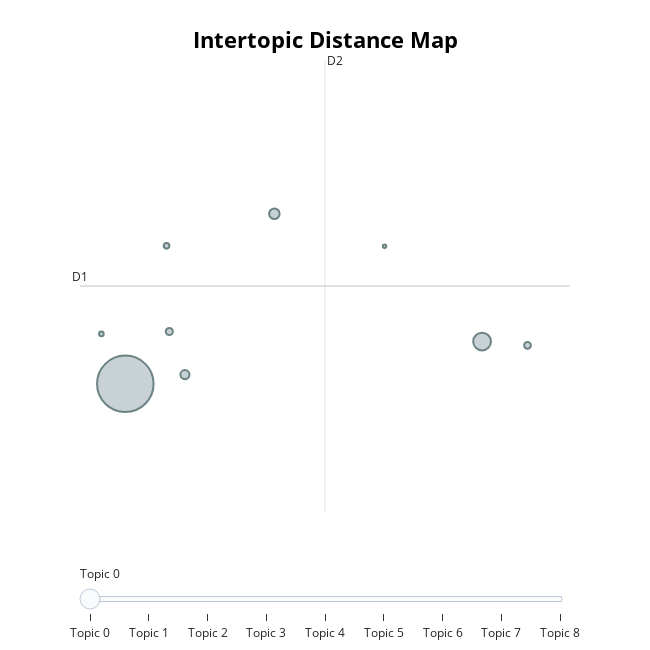
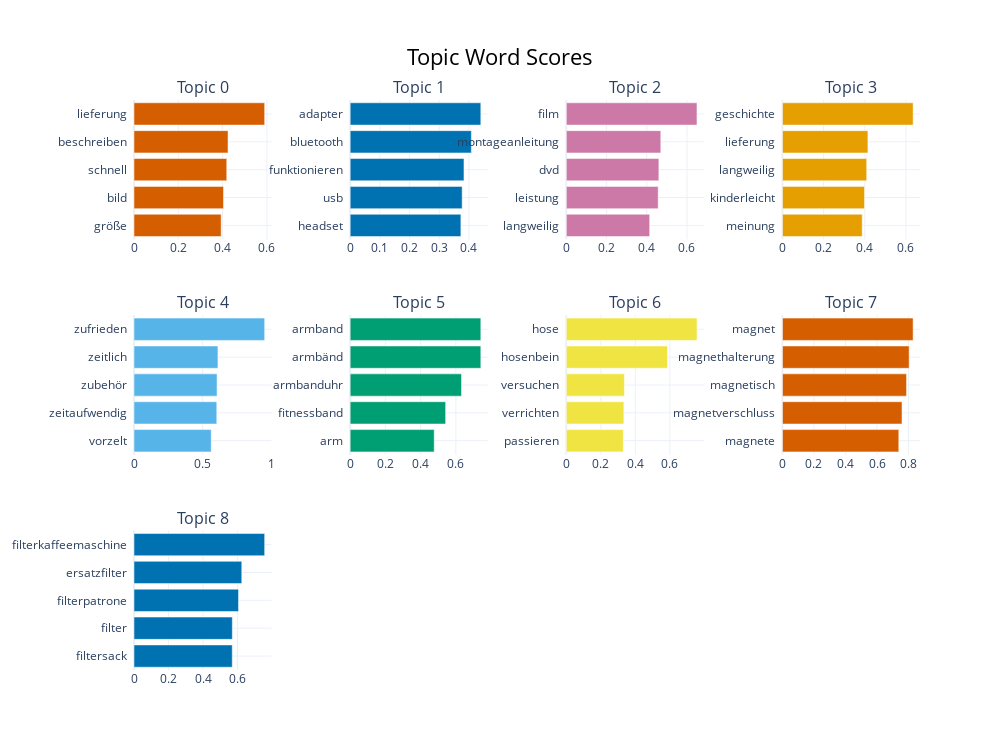

Here is the notebook cell these charts were saved with, in order:
### Markdown cell above
#### **Visualization of German topic space**

We visualize the German topics in a 2D projection to see how well-separated they are. In the bar chart, we can inspect particular words in those clusters along with their significance.

### Code cell
fig_map = topic_model_german.visualize_topics()
fig_map.show()

fig_bar = topic_model_german.visualize_barchart(top_n_topics=10)
fig_bar.show()

### Figure 1 — Plotly figure (JSON) as saved in the notebook; plotly's stock layout.template omitted (floating-point values rounded to 4 significant figures)
{"data": [{"customdata": [[0, "lieferung | beschreiben | schnell | bild | größe", 5684], [1, "adapter | bluetooth | funktionieren | usb | headset", 560], [2, "film | montageanleitung | dvd | leistung | langweilig", 199], [3, "geschichte | lieferung | langweilig | kinderleicht | meinung", 147], [4, "zufrieden | zeitlich | zubehör | zeitaufwendig | vorzelt", 90], [5, "armband | armbänd | armbanduhr | fitnessband | arm", 82], [6, "hose | hosenbein | versuchen | verrichten | passieren", 57], [7, "magnet | magnethalterung | magnetisch | magnetverschluss | magnete", 38], [8, "filterkaffeemaschine | ersatzfilter | filterpatrone | filter | filtersack", 21]], "hovertemplate": "<b>Topic %{customdata[0]}</b><br>%{customdata[1]}<br>Size: %{customdata[2]}", "legendgroup": "", "marker": {"color": "#B0BEC5", "line": {"color": "DarkSlateGrey", "width": 2}, "size": [5684, 560, 199, 147, 90, 82, 57, 38, 21], "sizemode": "area", "sizeref": 3.553, "symbol": "circle"}, "mode": "markers", "name": "", "orientation": "v", "showlegend": false, "type": "scatter", "x": [-1.278, 2.562, 0.3261, -0.6365, -0.8049, 3.051, -0.8343, -1.536, 1.513], "xaxis": "x", "y": [12.76, 13.39, 15.3, 12.9, 13.54, 13.34, 14.82, 13.51, 14.82], "yaxis": "y"}], "layout": {"annotations": [{"showarrow": false, "text": "D1", "x": -1.766, "y": 14.22, "yshift": 10}, {"showarrow": false, "text": "D2", "x": 0.8713, "xshift": 10, "y": 17.6}], "height": 650, "hoverlabel": {"bgcolor": "white", "font": {"family": "Rockwell", "size": 16}}, "legend": {"itemsizing": "constant", "tracegroupgap": 0}, "margin": {"t": 60}, "shapes": [{"line": {"color": "#CFD8DC", "width": 2}, "type": "line", "x0": 0.8713, "x1": 0.8713, "y0": 10.85, "y1": 17.6}, {"line": {"color": "#9E9E9E", "width": 2}, "type": "line", "x0": -1.766, "x1": 3.509, "y0": 14.22, "y1": 14.22}], "sliders": [{"active": 0, "pad": {"t": 50}, "steps": [{"args": [{"marker.color": [["red", "#B0BEC5", "#B0BEC5", "#B0BEC5", "#B0BEC5", "#B0BEC5", "#B0BEC5", "#B0BEC5", "#B0BEC5"]]}], "label": "Topic 0", "method": "update"}, {"args": [{"marker.color": [["#B0BEC5", "red", "#B0BEC5", "#B0BEC5", "#B0BEC5", "#B0BEC5", "#B0BEC5", "#B0BEC5", "#B0BEC5"]]}], "label": "Topic 1", "method": "update"}, {"args": [{"marker.color": [["#B0BEC5", "#B0BEC5", "red", "#B0BEC5", "#B0BEC5", "#B0BEC5", "#B0BEC5", "#B0BEC5", "#B0BEC5"]]}], "label": "Topic 2", "method": "update"}, {"args": [{"marker.color": [["#B0BEC5", "#B0BEC5", "#B0BEC5", "red", "#B0BEC5", "#B0BEC5", "#B0BEC5", "#B0BEC5", "#B0BEC5"]]}], "label": "Topic 3", "method": "update"}, {"args": [{"marker.color": [["#B0BEC5", "#B0BEC5", "#B0BEC5", "#B0BEC5", "red", "#B0BEC5", "#B0BEC5", "#B0BEC5", "#B0BEC5"]]}], "label": "Topic 4", "method": "update"}, {"args": [{"marker.color": [["#B0BEC5", "#B0BEC5", "#B0BEC5", "#B0BEC5", "#B0BEC5", "red", "#B0BEC5", "#B0BEC5", "#B0BEC5"]]}], "label": "Topic 5", "method": "update"}, {"args": [{"marker.color": [["#B0BEC5", "#B0BEC5", "#B0BEC5", "#B0BEC5", "#B0BEC5", "#B0BEC5", "red", "#B0BEC5", "#B0BEC5"]]}], "label": "Topic 6", "method": "update"}, {"args": [{"marker.color": [["#B0BEC5", "#B0BEC5", "#B0BEC5", "#B0BEC5", "#B0BEC5", "#B0BEC5", "#B0BEC5", "red", "#B0BEC5"]]}], "label": "Topic 7", "method": "update"}, {"args": [{"marker.color": [["#B0BEC5", "#B0BEC5", "#B0BEC5", "#B0BEC5", "#B0BEC5", "#B0BEC5", "#B0BEC5", "#B0BEC5", "red"]]}], "label": "Topic 8", "method": "update"}]}], "title": {"font": {"color": "Black", "size": 22}, "text": "<b>Intertopic Distance Map</b>", "x": 0.5, "xanchor": "center", "y": 0.95, "yanchor": "top"}, "width": 650, "xaxis": {"anchor": "y", "domain": [0, 1], "range": [-1.766, 3.509], "title": {"text": ""}, "visible": false}, "yaxis": {"anchor": "x", "domain": [0, 1], "range": [10.85, 17.6], "title": {"text": ""}, "visible": false}}}

### Figure 2 — Plotly figure (JSON) as saved in the notebook; plotly's stock layout.template omitted (floating-point values rounded to 4 significant figures)
{"data": [{"marker": {"color": "#D55E00"}, "orientation": "h", "type": "bar", "x": [0.3935, 0.4041, 0.4188, 0.4245, 0.5899], "xaxis": "x", "y": ["größe  ", "bild  ", "schnell  ", "beschreiben  ", "lieferung  "], "yaxis": "y"}, {"marker": {"color": "#0072B2"}, "orientation": "h", "type": "bar", "x": [0.3729, 0.3772, 0.3833, 0.4081, 0.44], "xaxis": "x2", "y": ["headset  ", "usb  ", "funktionieren  ", "bluetooth  ", "adapter  "], "yaxis": "y2"}, {"marker": {"color": "#CC79A7"}, "orientation": "h", "type": "bar", "x": [0.4145, 0.4568, 0.4602, 0.4697, 0.6496], "xaxis": "x3", "y": ["langweilig  ", "leistung  ", "dvd  ", "montageanleitung  ", "film  "], "yaxis": "y3"}, {"marker": {"color": "#E69F00"}, "orientation": "h", "type": "bar", "x": [0.3873, 0.3986, 0.4092, 0.4151, 0.6347], "xaxis": "x4", "y": ["meinung  ", "kinderleicht  ", "langweilig  ", "lieferung  ", "geschichte  "], "yaxis": "y4"}, {"marker": {"color": "#56B4E9"}, "orientation": "h", "type": "bar", "x": [0.5625, 0.6029, 0.6049, 0.6115, 0.9519], "xaxis": "x5", "y": ["vorzelt  ", "zeitaufwendig  ", "zubehör  ", "zeitlich  ", "zufrieden  "], "yaxis": "y5"}, {"marker": {"color": "#009E73"}, "orientation": "h", "type": "bar", "x": [0.4771, 0.542, 0.6321, 0.7417, 0.7417], "xaxis": "x6", "y": ["arm  ", "fitnessband  ", "armbanduhr  ", "armbänd  ", "armband  "], "yaxis": "y6"}, {"marker": {"color": "#F0E442"}, "orientation": "h", "type": "bar", "x": [0.3303, 0.3335, 0.3365, 0.5865, 0.7571], "xaxis": "x7", "y": ["passieren  ", "verrichten  ", "versuchen  ", "hosenbein  ", "hose  "], "yaxis": "y7"}, {"marker": {"color": "#D55E00"}, "orientation": "h", "type": "bar", "x": [0.7381, 0.7586, 0.7872, 0.8039, 0.8291], "xaxis": "x8", "y": ["magnete  ", "magnetverschluss  ", "magnetisch  ", "magnethalterung  ", "magnet  "], "yaxis": "y8"}, {"marker": {"color": "#0072B2"}, "orientation": "h", "type": "bar", "x": [0.5693, 0.5697, 0.6056, 0.6244, 0.7571], "xaxis": "x9", "y": ["filtersack  ", "filter  ", "filterpatrone  ", "ersatzfilter  ", "filterkaffeemaschine  "], "yaxis": "y9"}], "layout": {"annotations": [{"font": {"size": 16}, "showarrow": false, "text": "Topic 0", "x": 0.0875, "xanchor": "center", "xref": "paper", "y": 1, "yanchor": "bottom", "yref": "paper"}, {"font": {"size": 16}, "showarrow": false, "text": "Topic 1", "x": 0.3625, "xanchor": "center", "xref": "paper", "y": 1, "yanchor": "bottom", "yref": "paper"}, {"font": {"size": 16}, "showarrow": false, "text": "Topic 2", "x": 0.6375, "xanchor": "center", "xref": "paper", "y": 1, "yanchor": "bottom", "yref": "paper"}, {"font": {"size": 16}, "showarrow": false, "text": "Topic 3", "x": 0.9125, "xanchor": "center", "xref": "paper", "y": 1, "yanchor": "bottom", "yref": "paper"}, {"font": {"size": 16}, "showarrow": false, "text": "Topic 4", "x": 0.0875, "xanchor": "center", "xref": "paper", "y": 0.6222, "yanchor": "bottom", "yref": "paper"}, {"font": {"size": 16}, "showarrow": false, "text": "Topic 5", "x": 0.3625, "xanchor": "center", "xref": "paper", "y": 0.6222, "yanchor": "bottom", "yref": "paper"}, {"font": {"size": 16}, "showarrow": false, "text": "Topic 6", "x": 0.6375, "xanchor": "center", "xref": "paper", "y": 0.6222, "yanchor": "bottom", "yref": "paper"}, {"font": {"size": 16}, "showarrow": false, "text": "Topic 7", "x": 0.9125, "xanchor": "center", "xref": "paper", "y": 0.6222, "yanchor": "bottom", "yref": "paper"}, {"font": {"size": 16}, "showarrow": false, "text": "Topic 8", "x": 0.0875, "xanchor": "center", "xref": "paper", "y": 0.2444, "yanchor": "bottom", "yref": "paper"}], "height": 750, "hoverlabel": {"bgcolor": "white", "font": {"family": "Rockwell", "size": 16}}, "showlegend": false, "title": {"font": {"color": "Black", "size": 22}, "text": "Topic Word Scores", "x": 0.5, "xanchor": "center", "yanchor": "top"}, "width": 1000, "xaxis": {"anchor": "y", "domain": [0, 0.175], "showgrid": true}, "xaxis10": {"anchor": "y10", "domain": [0.275, 0.45], "showgrid": true}, "xaxis11": {"anchor": "y11", "domain": [0.55, 0.725], "showgrid": true}, "xaxis12": {"anchor": "y12", "domain": [0.825, 1], "showgrid": true}, "xaxis2": {"anchor": "y2", "domain": [0.275, 0.45], "showgrid": true}, "xaxis3": {"anchor": "y3", "domain": [0.55, 0.725], "showgrid": true}, "xaxis4": {"anchor": "y4", "domain": [0.825, 1], "showgrid": true}, "xaxis5": {"anchor": "y5", "domain": [0, 0.175], "showgrid": true}, "xaxis6": {"anchor": "y6", "domain": [0.275, 0.45], "showgrid": true}, "xaxis7": {"anchor": "y7", "domain": [0.55, 0.725], "showgrid": true}, "xaxis8": {"anchor": "y8", "domain": [0.825, 1], "showgrid": true}, "xaxis9": {"anchor": "y9", "domain": [0, 0.175], "showgrid": true}, "yaxis": {"anchor": "x", "domain": [0.7556, 1], "showgrid": true}, "yaxis10": {"anchor": "x10", "domain": [0, 0.2444], "showgrid": true}, "yaxis11": {"anchor": "x11", "domain": [0, 0.2444], "showgrid": true}, "yaxis12": {"anchor": "x12", "domain": [0, 0.2444], "showgrid": true}, "yaxis2": {"anchor": "x2", "domain": [0.7556, 1], "showgrid": true}, "yaxis3": {"anchor": "x3", "domain": [0.7556, 1], "showgrid": true}, "yaxis4": {"anchor": "x4", "domain": [0.7556, 1], "showgrid": true}, "yaxis5": {"anchor": "x5", "domain": [0.3778, 0.6222], "showgrid": true}, "yaxis6": {"anchor": "x6", "domain": [0.3778, 0.6222], "showgrid": true}, "yaxis7": {"anchor": "x7", "domain": [0.3778, 0.6222], "showgrid": true}, "yaxis8": {"anchor": "x8", "domain": [0.3778, 0.6222], "showgrid": true}, "yaxis9": {"anchor": "x9", "domain": [0, 0.2444], "showgrid": true}}}
